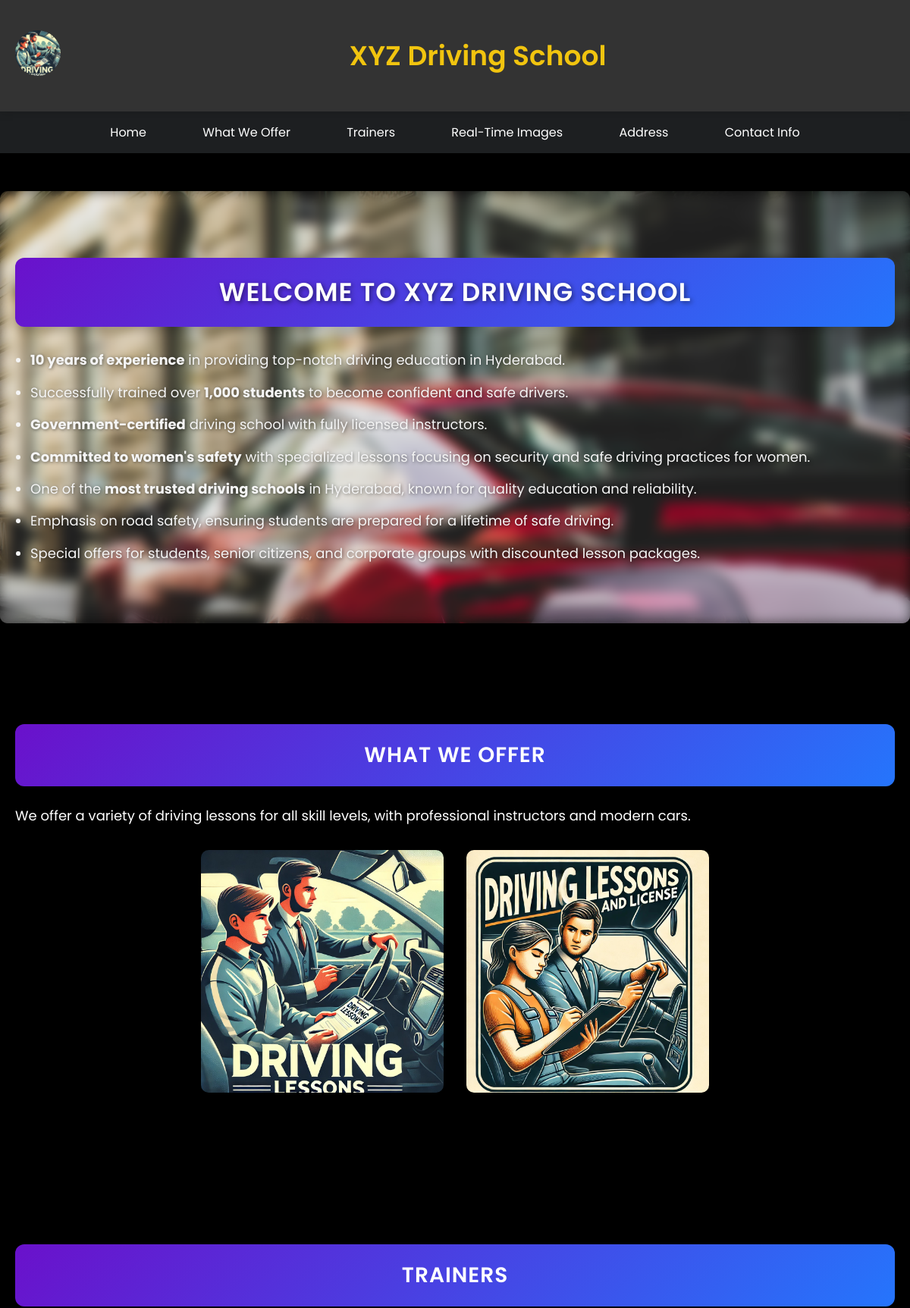
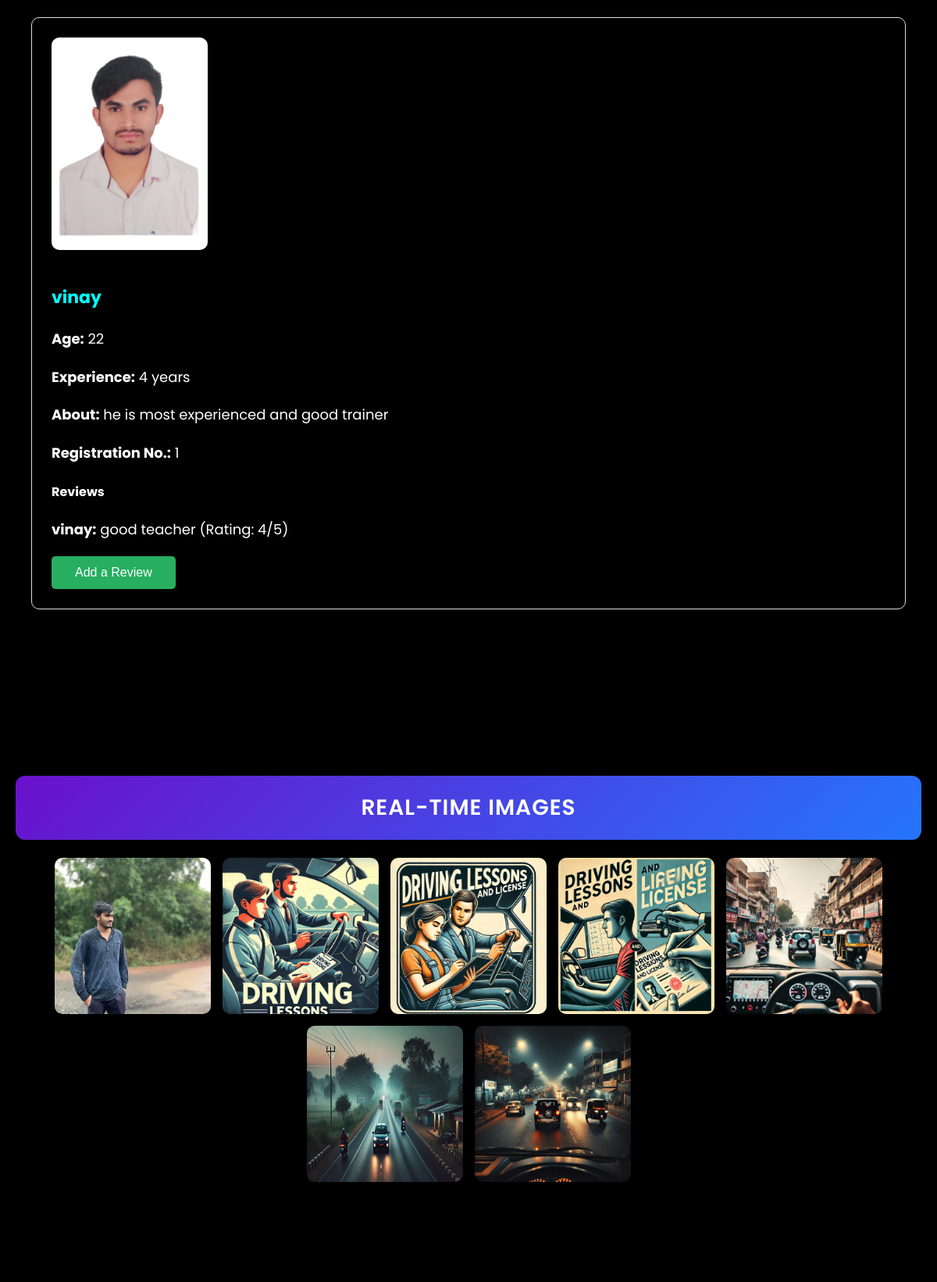
The page / (upper part) on the database its author committed (2 pictures, top to bottom).
### school/models.py (models this page shows, shortened)
class Trainers(models.Model):
    name = models.CharField(max_length=100)
    age = models.IntegerField()
    experience = models.IntegerField(help_text="Years of experience")
    reg_no = models.CharField(max_length=50)
    about = models.TextField()
    photo = models.ImageField(upload_to='trainers/')  # New field for the trainer's photo

class Review(models.Model):
    trainer = models.ForeignKey(Trainers, on_delete=models.CASCADE, related_name="reviews")
    user_name = models.CharField(max_length=100)
    review_text = models.TextField()
    rating = models.IntegerField(default=5)

class RealTimeImage(models.Model):
    image = models.ImageField(upload_to='images/')
    upload_time = models.DateTimeField(auto_now_add=True)

### school/views.py (the view)
# urls.py: 2. Add a URL to urlpatterns:  path('', views.home, name='home')
def home(request):
    images = RealTimeImage.objects.all()
    trainers = Trainers.objects.all()
    context = {
        'images': images,
        'trainers': trainers
    }
    return render(request, 'school/home.html', context)

### templates/school/home.html (shortened to what this page needs)
<!DOCTYPE html>
<html lang="en">
<head>
</head>
<body>
    <header>
    <div class="header-content">
        <a href="#home">
            <img src="/static/images/lessons.jpg" alt="XYZ Driving School Logo" class="logo">
        </a>
        <h1>XYZ Driving School</h1>
    </div>
    </header>
    <nav>
        <a href="#home" class="active">Home</a>
         <a href="#offer">What We Offer</a>
         <a href="#trainer">Trainers</a>
        <a href="#real-time-images">Real-Time Images</a>
        <a href="#address">Address</a>
        <a href="#contact">Contact Info</a>
    </nav>
   <section id="home">
    <h2>Welcome to XYZ Driving School</h2>
    <ul>
        <li><strong>10 years of experience</strong> in providing top-notch driving education in Hyderabad.</li>
        <li>Successfully trained over <strong>1,000 students</strong> to become confident and safe drivers.</li>
        <li><strong>Government-certified</strong> driving school with fully licensed instructors.</li>
        <li><strong>Committed to women's safety</strong> with specialized lessons focusing on security and safe driving practices for women.</li>
        <li>One of the <strong>most trusted driving schools</strong> in Hyderabad, known for quality education and reliability.</li>
        <li>Emphasis on road safety, ensuring students are prepared for a lifetime of safe driving.</li>
        <li>Special offers for students, senior citizens, and corporate groups with discounted lesson packages.</li>
    </ul>
</section>
    <section id="offer">
        <h2>What We Offer</h2>
        <p>We offer a variety of driving lessons for all skill levels, with professional instructors and modern cars.</p>
        <div class="offer-section">
            <a href="/driving-lessons/">
                <img src="/static/images/lessons.jpg" alt="Driving Lessons">
            </a>
            <a href="/lesson-license/">
                <img src="/static/images/lessonsandlicense.jpg" alt="Lessons and License">
            </a>
        </div>
    </section>
    <section id="trainer">
        <h2>Trainers</h2>
        {% for trainers in trainers %}
        <div class="trainer-card">
            <img src="{{ trainers.photo.url }}" alt="{{ trainers.name }}">
            <h3>{{ trainers.name }}</h3>
            <p><strong>Age:</strong> {{ trainers.age }}</p>
            <p><strong>Experience:</strong> {{ trainers.experience }} years</p>
            <p><strong>About:</strong> {{ trainers.about }}</p>
            <p><strong>Registration No.:</strong> {{ trainers.reg_no }}</p>
            <h4>Reviews</h4>
            <div class="reviews">
                {% for review in trainers.reviews.all %}
                    <p><strong>{{ review.user_name }}:</strong> {{ review.review_text }} (Rating: {{ review.rating }}/5)</p>
                {% empty %}
                    <p>No reviews yet. Be the first to review!</p>
                {% endfor %}
            </div>
            <a href="{% url 'add_review' trainers.id %}">
                <button>Add a Review</button>
            </a>
        </div>
        {% endfor %}
    </section>
    <section id="real-time-images">
        <h2>Real-Time Images</h2>
        <div class="image-gallery">
            {% for image in images %}
                <img src="{{ image.image.url }}" alt="Real-time image" style="width: 200px; height: auto;" />
            {% endfor %}
        </div>
    </section>
</body>
</html>

### templates/school/home.html (style rules this page uses)
body { font-family: 'Poppins', sans-serif; margin: 0; padding: 0; background-color: black; color: white; }
nav { background-color: #1d1f21; color: #fff; padding: 15px 0; text-align: center; box-shadow: 0 4px 8px rgba(0, 0, 0, 0.1); }
nav a { color: #fff; text-decoration: none; margin: 0 15px; padding: 10px 20px; border-radius: 5px; transition: background-color 0.3s ease, transform 0.2s ease; }
header { background-color: #333; color: #fff; padding: 40px 20px; text-align: center; position: relative; box-shadow: 0 4px 10px rgba(0, 0, 0, 0.1); }
.header-content { display: flex; align-items: center; justify-content: space-between; }
.logo { width: 60px; height: 60px; border-radius: 50%; object-fit: cover; transition: transform 0.3s ease; }
header h1 { flex-grow: 1; text-align: center; font-size: 36px; font-weight: 600; margin: 0; color: #f1c40f; }
section { padding: 60px 20px; margin-top: 50px; background-color: black; color: white; border-radius: 10px; box-shadow: 0 4px 10px rgba(0, 0, 0, 0.05); margin-bottom: 40px; }
h2 { background: linear-gradient(135deg, #6a11cb, #2575fc); color: white; padding: 20px; text-align: center; font-size: 28px; font-weight: 600; border-radius: 12px; box-shadow: 0 6px 12px rgba(0, 0, 0, 0.15); letter-spacing: 1px; text-transform: uppercase; transition: transform 0.3s ease, box-shadow 0.3s ease; }
p { font-size: 18px; line-height: 1.7; color: white; }
.image-gallery { display: flex; flex-wrap: wrap; justify-content: center; margin: 20px 0; gap: 15px; }
.image-gallery img { width: 200px; height: auto; border-radius: 10px; box-shadow: 0 4px 10px rgba(0, 0, 0, 0.15); transition: transform 0.3s ease, box-shadow 0.3s ease; }
.trainer-card { border: 1px solid #ddd; padding: 25px; margin: 20px; border-radius: 10px; box-shadow: 0 4px 12px rgba(0, 0, 0, 0.15); transition: box-shadow 0.3s ease; background-color: black; }
.trainer-card img { width: 100%; max-width: 200px; margin-bottom: 15px; border-radius: 10px; box-shadow: 0 4px 12px rgba(0, 0, 0, 0.15); }
h3 { font-size: 22px; color: cyan; }
button { background-color: #27ae60; color: white; border: none; padding: 12px 30px; cursor: pointer; border-radius: 5px; font-size: 16px; transition: background-color 0.3s ease, transform 0.2s ease; }
.offer-section { display: flex; justify-content: center; align-items: center; gap: 30px; margin-top: 30px; }
.offer-section img { width: 320px; height: auto; border-radius: 10px; box-shadow: 0 4px 12px rgba(0, 0, 0, 0.1); transition: transform 0.3s ease, box-shadow 0.3s ease; }
#home { background-image: url('/static/images/car.jpg'); background-size: cover; background-position: center; background-repeat: no-repeat; color: white; padding: 60px 20px; position: relative; text-align: left; box-shadow: inset 0 0 0 1000px rgba(0, 0, 0, 0.6); overflow: hidden; }
#home::before { content: ''; position: absolute; top: 0; left: 0; right: 0; bottom: 0; background-image: url('/static/images/car.jpg'); background-size: cover; background-position: center; filter: blur(8px); z-index: 0; }
#home h2 { font-size: 34px; color: #fff; text-shadow: 2px 2px 6px rgba(0, 0, 0, 0.5); position: relative; z-index: 1; }
#home ul { list-style-type: disc; margin-left: 20px; padding-left: 0; position: relative; z-index: 1; }
#home ul li { font-size: 18px; line-height: 1.8; margin-bottom: 10px; color: whitesmoke; text-shadow: 1px 1px 4px rgba(0, 0, 0, 0.5); position: relative; z-index: 1; }

### rows shown on the page
Trainers: photo (picture), name "vinay", age "22", experience "4", about "he is most experienced and good trainer", reg_no "1"
Review: user_name "vinay", review_text "good teacher", rating "4"
RealTimeImage: image (picture)
RealTimeImage: image (picture)
RealTimeImage: image (picture)
RealTimeImage: image (picture)
RealTimeImage: image (picture)
RealTimeImage: image (picture)
RealTimeImage: image (picture)
